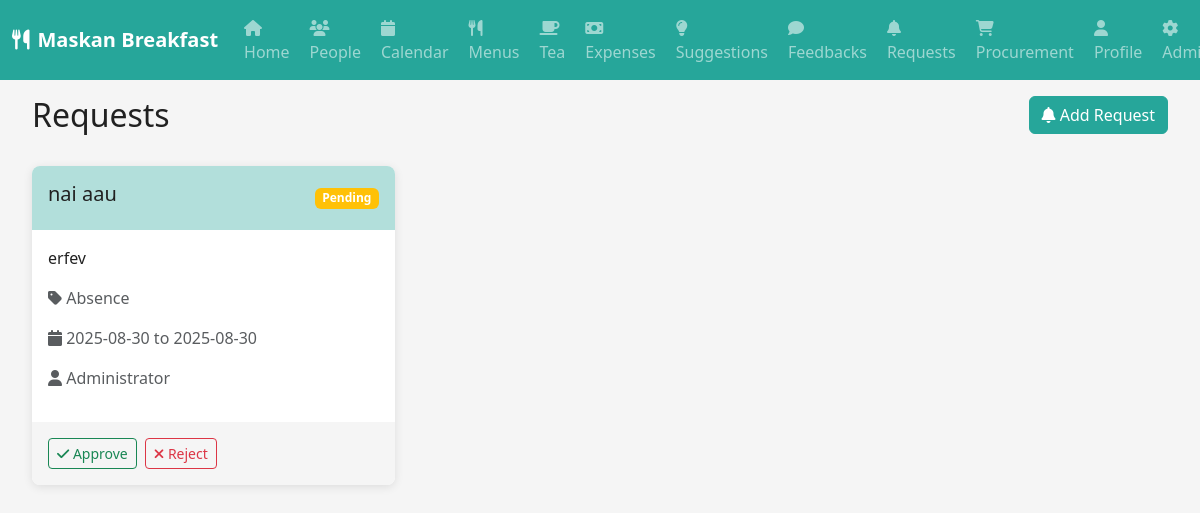
The app's page /requests (signed in), older data.
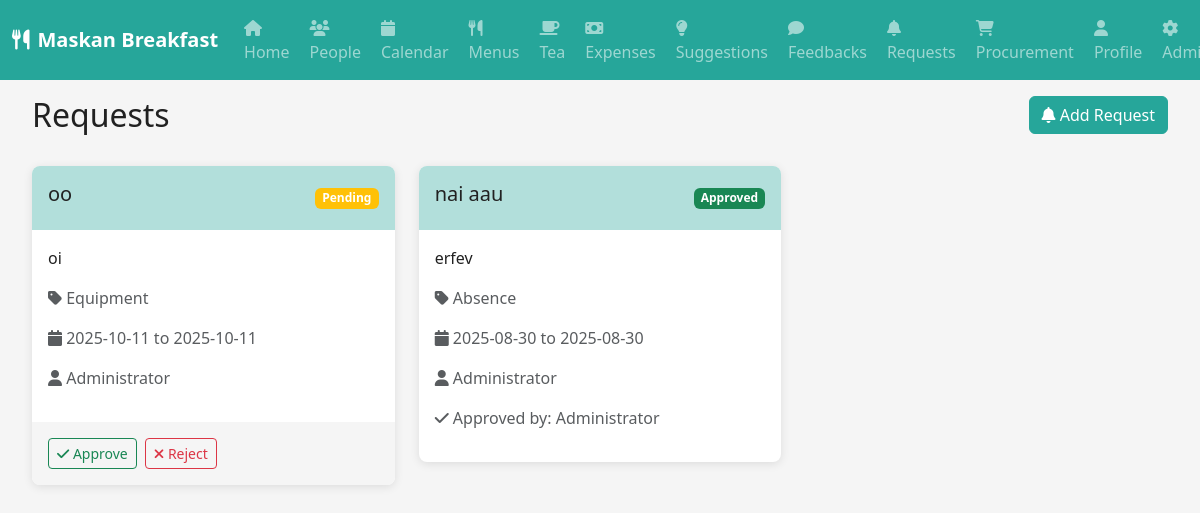
The same page, newer data.
### models.py (models this page shows)
class Request(db.Model):
    id = db.Column(db.Integer, primary_key=True)
    title = db.Column(db.String(100), nullable=False)
    description = db.Column(db.Text, nullable=False)
    request_type = db.Column(db.String(50), nullable=False)  # absence, maintenance, etc.
    start_date = db.Column(db.Date)
    end_date = db.Column(db.Date)
    user_id = db.Column(db.Integer, db.ForeignKey('user.id'))
    floor = db.Column(db.Integer, nullable=False)
    status = db.Column(db.String(20), default='pending')
    approved_by_id = db.Column(db.Integer, db.ForeignKey('user.id'))
    created_at = db.Column(db.DateTime, default=datetime.utcnow)
    user = db.relationship('User', foreign_keys=[user_id])
    approved_by = db.relationship('User', foreign_keys=[approved_by_id])

class User(db.Model):
    id = db.Column(db.Integer, primary_key=True)
    username = db.Column(db.String(64), unique=True, nullable=True)
    email = db.Column(db.String(120), unique=True, nullable=False)
    password_hash = db.Column(db.String(256))
    role = db.Column(db.String(20), nullable=False)
    floor = db.Column(db.Integer, nullable=True)
    is_verified = db.Column(db.Boolean, default=False)
    profile_pic = db.Column(db.String(200), nullable=True)
    created_at = db.Column(db.DateTime, default=datetime.utcnow)
    updated_at = db.Column(db.DateTime, default=datetime.utcnow, onupdate=datetime.utcnow)

### routes.py (the view, shortened to what this page needs)
@app.route('/requests', methods=['GET', 'POST'])
def requests():
    if 'user_id' not in session:
        return redirect(url_for('login'))
    user = User.query.get(session['user_id'])
    requests = Request.query.filter_by(floor=user.floor).order_by(Request.created_at.desc()).all()
    return render_template('requests.html', user=user, requests=requests)

### routes.py (called while the page is built)
@app.context_processor
def inject_user():
    if 'user_id' in session:
        user = User.query.get(session['user_id'])
        return dict(current_user=user)
    return dict(current_user=None)

### templates/requests.html (shortened to what this page needs)
{% extends "base.html" %}
{% block content %}
<div class="container-fluid">
    <div class="row mb-4">
        <div class="col-md-6">
            <h2>Requests</h2>
        </div>
        <div class="col-md-6 text-end">
            <button class="btn btn-teal" data-bs-toggle="modal" data-bs-target="#addRequestModal">
                <i class="fas fa-bell"></i> Add Request
            </button>
        </div>
    </div>
    <div class="row">
        {% for request in requests %}
        <div class="col-md-6 col-lg-4 mb-3">
            <div class="request-card">
                <div class="request-header">
                    <h5>{{ request.title }}</h5>
                    <span class="badge bg-{% if request.status == 'approved' %}success{% elif request.status == 'rejected' %}danger{% else %}warning{% endif %}">
                        {{ request.status.title() }}
                    </span>
                </div>
                <div class="request-body">
                    <p>{{ request.description }}</p>
                    <p class="text-muted">
                        <i class="fas fa-tag"></i> {{ request.request_type.title() }}
                    </p>
                    {% if request.start_date %}
                    <p class="text-muted">
                        <i class="fas fa-calendar"></i>
                        {{ request.start_date.strftime('%Y-%m-%d') }}
                        {% if request.end_date %}
                        to {{ request.end_date.strftime('%Y-%m-%d') }}
                        {% endif %}
                    </p>
                    {% endif %}
                    <p class="text-muted">
                        <i class="fas fa-user"></i> {{ request.user.username or request.user.email }}
                    </p>
                    {% if request.approved_by %}
                    <p class="text-muted">
                        <i class="fas fa-check"></i> Approved by: {{ request.approved_by.username or request.approved_by.email }}
                    </p>
                    {% endif %}
                </div>
                {% if current_user.role == 'admin' and request.status == 'pending' %}
                <div class="request-actions">
                    <form method="POST" style="display: inline;">
                        <button type="submit" class="btn btn-sm btn-outline-success">
                            <i class="fas fa-check"></i> Approve
                        </button>
                    </form>
                    <button class="btn btn-sm btn-outline-danger" onclick="rejectRequest({{ request.id }})">
                        <i class="fas fa-times"></i> Reject
                    </button>
                </div>
                {% endif %}
            </div>
        </div>
        {% endfor %}
    </div>
</div>
{% endblock %}

### templates/base.html (shortened to what this page needs)
<!DOCTYPE html>
<html lang="en">
<head>
    <link href="https://cdn.jsdelivr.net/npm/bootstrap@5.3.0/dist/css/bootstrap.min.css" rel="stylesheet">
    <link rel="stylesheet" href="https://cdnjs.cloudflare.com/ajax/libs/font-awesome/6.4.0/css/all.min.css">
    <link rel="stylesheet" href="{{ url_for('static', filename='style.css') }}">
</head>
<body>
    {% if current_user %}
    <nav class="navbar navbar-expand-lg navbar-dark bg-teal fixed-top">
        <div class="container-fluid">
            <a class="navbar-brand" href="{{ url_for('dashboard') }}">
                <i class="fas fa-utensils me-2"></i>Maskan Breakfast
            </a>
            <div class="collapse navbar-collapse" id="navbarNav">
                <ul class="navbar-nav me-auto">
                    <li class="nav-item">
                        <a class="nav-link" href="{{ url_for('home') }}">
                            <i class="fas fa-home"></i> Home
                        </a>
                    </li>
                    <li class="nav-item">
                        <a class="nav-link" href="{{ url_for('people') }}">
                            <i class="fas fa-users"></i> People
                        </a>
                    </li>
                    <li class="nav-item">
                        <a class="nav-link" href="{{ url_for('calendar') }}">
                            <i class="fas fa-calendar"></i> Calendar
                        </a>
                    </li>
                    <li class="nav-item">
                        <a class="nav-link" href="{{ url_for('menus') }}">
                            <i class="fas fa-utensils"></i> Menus
                        </a>
                    </li>
                    <li class="nav-item">
                        <a class="nav-link" href="{{ url_for('tea') }}">
                            <i class="fas fa-coffee"></i> Tea
                        </a>
                    </li>
                    <li class="nav-item">
                        <a class="nav-link" href="{{ url_for('expenses') }}">
                            <i class="fas fa-money-bill"></i> Expenses
                        </a>
                    </li>
                    <li class="nav-item">
                        <a class="nav-link" href="{{ url_for('suggestions') }}">
                            <i class="fas fa-lightbulb"></i> Suggestions
                        </a>
                    </li>
                    <li class="nav-item">
                        <a class="nav-link" href="{{ url_for('feedbacks') }}">
                            <i class="fas fa-comment"></i> Feedbacks
                        </a>
                    </li>
                    <li class="nav-item">
                        <a class="nav-link" href="{{ url_for('requests') }}">
                            <i class="fas fa-bell"></i> Requests
                        </a>
                    </li>
                    <li class="nav-item">
                        <a class="nav-link" href="{{ url_for('procurement') }}">
                            <i class="fas fa-shopping-cart"></i> Procurement
                        </a>
                    </li>
                    <li class="nav-item">
                        <a class="nav-link" href="{{ url_for('profile') }}">
                            <i class="fas fa-user"></i> Profile
                        </a>
                    </li>
                    {% if current_user.role == 'admin' %}
                    <li class="nav-item">
                        <a class="nav-link" href="{{ url_for('admin') }}">
                            <i class="fas fa-cog"></i> Admin
                        </a>
                    </li>
                    {% endif %}
                </ul>
            </div>
        </div>
    </nav>
    {% endif %}
    <main class="{% if current_user %}main-content{% endif %}">
        {% block content %}{% endblock %}
    </main>
</body>
</html>

### static/style.css (style rules this page uses)
:root { --teal-primary: #26A69A; --teal-dark: #00695C; --teal-light: #4DB6AC; --teal-lighter: #B2DFDB; --white: #FFFFFF; --light-gray: #F5F5F5; --gray: #9E9E9E; --dark-gray: #424242; --black: #212121; --success: #4CAF50; --warning: #FF9800; --danger: #F44336; --info: #2196F3; --shadow: 0 2px 10px rgba(0,0,0,0.1); --shadow-hover: 0 4px 20px rgba(0,0,0,0.15); --border-radius: 8px; --transition: all 0.3s ease; }
* { box-sizing: border-box; }
body { font-family: 'Segoe UI', Tahoma, Geneva, Verdana, sans-serif; background-color: var(--light-gray); color: var(--black); transition: var(--transition); }
.bg-teal { background-color: var(--teal-primary) !important; }
.navbar-brand { font-weight: bold; font-size: 1.25rem; }
.nav-link { transition: var(--transition); border-radius: var(--border-radius); margin: 0 2px; }
.main-content { margin-top: 76px; padding: 20px; }
.btn-teal { background-color: var(--teal-primary); border-color: var(--teal-primary); color: var(--white); transition: var(--transition); }
.menu-card, .tea-card, .expense-card, .suggestion-card, .feedback-card, .request-card, .procurement-card { background: var(--white); border-radius: var(--border-radius); box-shadow: var(--shadow); transition: var(--transition); overflow: hidden; }
.menu-header, .tea-header, .expense-header, .suggestion-header, .feedback-header, .request-header, .procurement-header { background: var(--teal-lighter); padding: 1rem; display: flex; justify-content: space-between; align-items: center; }
.menu-body, .tea-body, .expense-body, .suggestion-body, .feedback-body, .request-body, .procurement-body { padding: 1rem; }
.menu-actions, .tea-actions, .expense-actions, .suggestion-actions, .feedback-actions, .request-actions, .procurement-actions { padding: 1rem; background: var(--light-gray); display: flex; gap: 0.5rem; }
.badge { font-size: 0.75em; padding: 0.4em 0.6em; }

Row changes from the older to the newer data that the page shows:
added Request: title "oo", status "Pending", description "oi", request_type "Equipment", start_date "2025-10-11", end_date "2025-10-11", user "Administrator"
changed Request "nai aau": status "Pending" → "Approved"; approved_by (not shown) → "Administrator"; no longer shows "Approve Reject"
